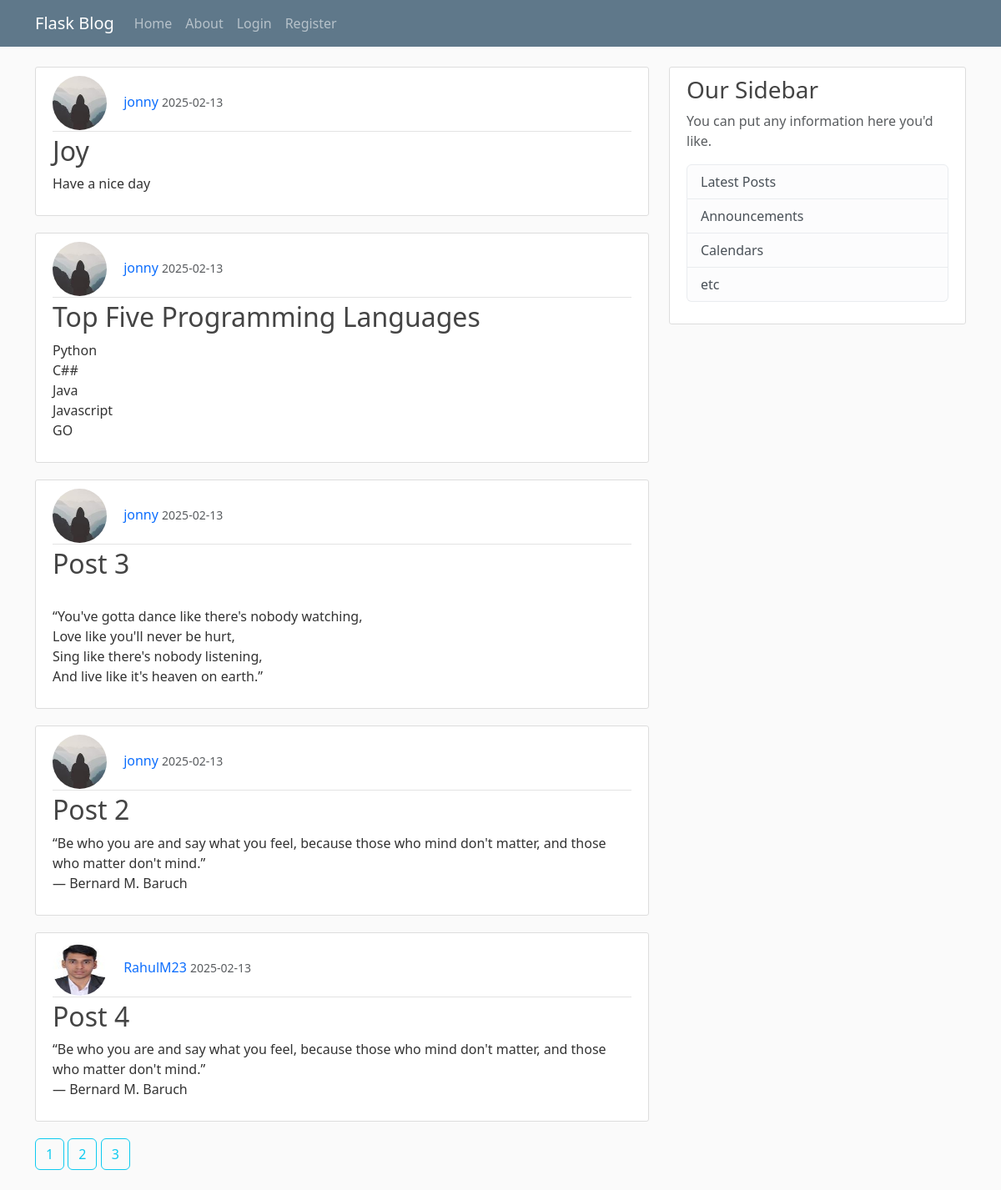
The page /home?page=2 on the database its author committed.
### main/models.py (models this page shows, shortened)
class Post(db.Model):
    id = db.Column(db.Integer, primary_key=True)
    title = db.Column(db.String(100), nullable=False)
    date_posted = db.Column(db.DateTime, nullable=False, default=datetime.utcnow)
    content = db.Column(db.Text, nullable=False)
    user_id = db.Column(db.Integer, db.ForeignKey('user.id'), nullable=False)

class User(db.Model, UserMixin):
    id = db.Column(db.Integer, primary_key=True)
    username = db.Column(db.String(20), unique=True, nullable=False)
    email = db.Column(db.String(120), unique=True, nullable=False)
    image_file = db.Column(db.String(20), nullable=False, default='default.jpg')
    password = db.Column(db.String(60), nullable=False)
    posts = db.relationship('Post',backref='author', lazy=True)

### main/routes.py (the view)
@app.route("/")
@app.route("/home")
def home():
    page = request.args.get('page', 1, type=int)
    posts = Post.query.order_by(Post.date_posted.desc()).paginate(page=page, per_page=5)
    return render_template("home.html", posts = posts)

### main/templates/home.html (shortened to what this page needs)
{% extends "layout.html" %}
{% block content %}
    {% for post in posts.items %}
        <article class="media content-section">
            <div class="media-body">
            <div class="article-metadata">
                <img class="rounded-circle article-img" src="{{url_for('static', filename='profile/' + post.author.image_file)}}" alt="">
                <a class="decoration mr-2" href="#">{{ post.author.username }}</a>
                <small class="text-muted">{{ post.date_posted.strftime('%Y-%m-%d') }}</small>
            </div>
            <h2><a class="decoration article-title" href="{{url_for('post', post_id=post.id)}}">{{ post.title }}</a></h2>
            <p class="article-content">{{ post.content }}</p>
            </div>
        </article>
    {% endfor %}
    {% for page_num in posts.iter_pages() %}
        {% if page_num %}
            <a class="btn btn-outline-info mb-4 decoration" href="{{ url_for('home', page=page_num) }}">{{page_num}}</a>
        {% else %}
            ...
        {% endif %}
    {% endfor %}
{% endblock %}

### main/static/main.css (style rules this page uses)
body { background: #fafafa; color: #333333; margin-top: 5rem; }
h1, h2, h3, h4, h5, h6 { color: #444444; }
.content-section { background: #ffffff; padding: 10px 20px; border: 1px solid #dddddd; border-radius: 3px; margin-bottom: 20px; }
.article-title { color: #444444; }
.article-content { white-space: pre-line; }
.article-img { height: 65px; width: 65px; margin-right: 16px; }
.article-metadata { padding-bottom: 1px; margin-bottom: 4px; border-bottom: 1px solid #e3e3e3 }

### main/templates/home.html (style rules this page uses)
.decoration { text-decoration: none; }

### rows shown on the page
Post: image_file (picture), author.username "jonny", date_posted "2025-02-13", title "Joy", content "Have a nice day"
Post: image_file (picture), author.username "jonny", date_posted "2025-02-13", title "Top Five Programming Languages", content "Python C## Java Javascript GO"
Post: image_file (picture), author.username "jonny", date_posted "2025-02-13", title "Post 3", content "“You've gotta dance like there's nobody watching, Love like you'll never be hurt, Sing like there's nobody listening, And live like it's heaven on earth.”"
Post: image_file (picture), author.username "jonny", date_posted "2025-02-13", title "Post 2", content "“Be who you are and say what you feel, because those who mind don't matter, and those who matter don't mind.” ― Bernard M. Baruch"
Post: image_file (picture), author.username "RahulM23", date_posted "2025-02-13", title "Post 4", content "“Be who you are and say what you feel, because those who mind don't matter, and those who matter don't mind.” ― Bernard M. Baruch"

### other values the page prints
{{ page_num }} "1" "2" "3"
